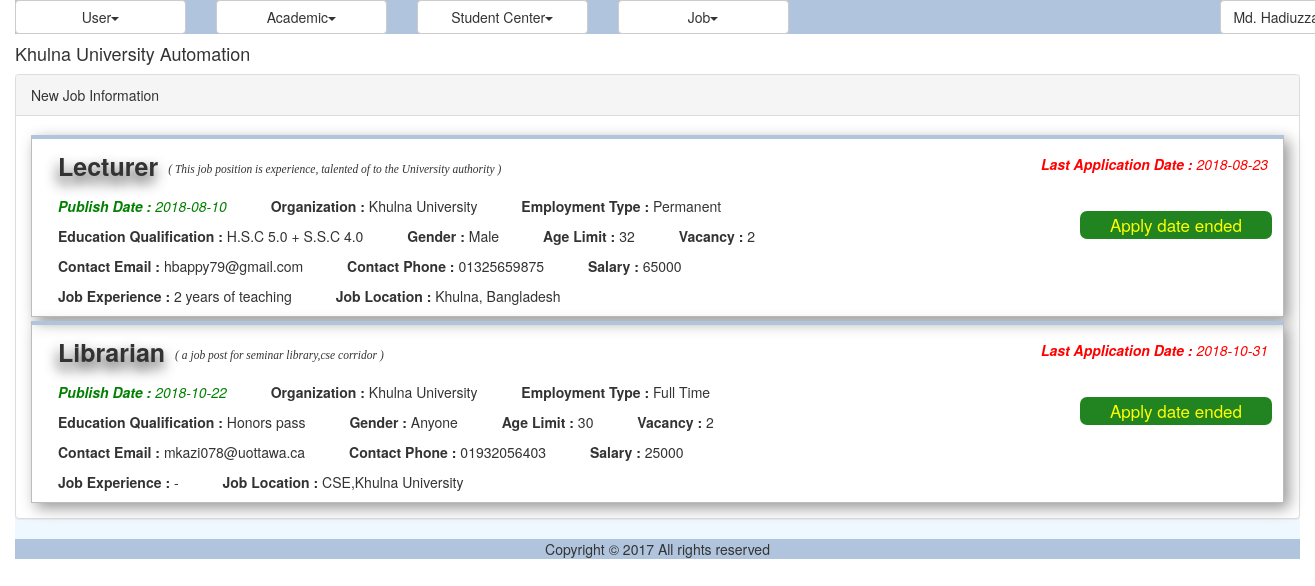
/web/src/DigitalUniversity/job_list.php (signed in), run on the app's committed database.
### tables this page shows
CREATE TABLE `jms_job` (
  `ID` int(11) NOT NULL,
  `Title` varchar(100) NOT NULL,
  `Subtitle` varchar(100) NOT NULL,
  `PublishDate` date NOT NULL,
  `Organization` varchar(45) NOT NULL,
  `Qualification` varchar(500) NOT NULL,
  `Gender` varchar(45) NOT NULL,
  `AgeLimit` varchar(45) NOT NULL,
  `EmploymentType` varchar(45) NOT NULL,
  `NumberOfVacancy` int(11) NOT NULL,
  `Email` varchar(45) NOT NULL,
  `ContactNumber` varchar(45) NOT NULL,
  `Salary` varchar(45) DEFAULT NULL,
  `Location` varchar(255) DEFAULT NULL,
  `JobExperience` varchar(45) DEFAULT NULL,
  `LastDateOfApplication` date NOT NULL
);

### web/src/DigitalUniversity/util/class.util.inc (called while the page is built, shortened)
<?php
class ConfigUtil implements I_DBConfig, I_LogConfig, I_LanguageConfig{
	public static $s_instance;
	private $_host;
	private $_username;
	private $_password;
	private $_database;
	public static function getInstance() {
		if(!self::$s_instance) {
			self::$s_instance = new self();
		}
		return self::$s_instance;
	}
	private function readConfig(){
		$this->_ini_array = parse_ini_file(CONFIG.'system.ini');
		$this->_host =	$this->_ini_array['db_host'];
		$this->_username = $this->_ini_array['db_username'];
		$this->_password = $this->_ini_array['db_password'];
		$this->_database = $this->_ini_array['db_database'];
	}
	public function getDBHost(){
		return $this->_host;
	}
	public function getDBUserName(){
		return $this->_username;
	}
	public function getDBPassword(){
		return $this->_password;
	}
	public function getDBName(){
		return $this->_database;
	}
}
class DBUtil implements I_DBUtil {
	private static $s_instance;
	private $_host;
	private $_username;
	private $_password;
	private $_database;
	protected $_connection;
	protected $_result;
	public static function getInstance() {
		if(!self::$s_instance) {
			self::$s_instance = new self();
		}
		return self::$s_instance;
	}
	private function readDBConfig(){
		$_config = ConfigUtil::getInstance();
		$this->_host = $_config->getDBHost();
		$this->_username = $_config->getDBUserName();
		$this->_password = $_config->getDBPassword();
		$this->_database = $_config->getDBName();
	}
	private function setConnection(){
		$this->_connection = new mysqli($this->_host, $this->_username,
			$this->_password, $this->_database);
	}
	public function doQuery($sql) {
		$this->_result = $this->_connection->query($sql) or die(mysqli_error($this->_connection));
		return $this->_result;
	}
	public function getNumRows() {
		$this->_numRows = mysqli_num_rows($this->_result);
		return $this->_numRows;
	}
	public function getAllRows() {
		$rows = array();
		for($x = 0; $x < $this->getNumRows(); $x++) {
			$rows[] = mysqli_fetch_assoc($this->_result);
		}
		return $rows;
	}
}
class LogUtil{
	private static $s_instance;
	public static function getInstance(){
		if(!self::$s_instance) {
			self::$s_instance = new self();
		}
		return self::$s_instance;
	}
}
class LangUtil{
	private static $s_instance;
	public static function getInstance() {
		if(!self::$s_instance) {
			self::$s_instance = new self();
		}
		return self::$s_instance;
	}
}
?>

### web/src/DigitalUniversity/modules/job/ui/blade/view.job_list.blade.inc (called while the page is built, shortened)
<?php
include_once UTILITY.'class.util.inc';
include_once MODULES_JOB.'bao/class.job_list_bao.inc';
$_JobListBAO = new JobListBAO();
?>

### web/src/DigitalUniversity/modules/job/bao/class.job_list_bao.inc (called while the page is built, shortened)
<?php
include_once UTILITY.'class.util.inc';
include_once MODULES_JOB.'dao/class.job_list_dao.inc';
Class JobListBAO{
	private $_JobListDAO;
	public function __construct(){
		$this->_JobListDAO = new JobListDAO();
	}
	public function getAllJobs(){
		$Result = $this->_JobListDAO->getAllJobs();
		return $Result;
	}
}
?>

### web/src/DigitalUniversity/modules/job/dao/class.job_list_dao.inc (called while the page is built, shortened)
<?php
include_once COMMON.'class.common.inc';
include_once UTILITY.'class.util.inc';
include_once COMMON.'class.common.job.inc';
Class JobListDAO{
	private $_DB;
	public function __construct(){
		$this->_DB = DBUtil::getInstance();
	}
	public function getAllJobs(){
		$JobList = array();
		$this->_DB->doQuery("SELECT * FROM jms_job");
		$rows = $this->_DB->getAllRows();
		for($i = 0; $i < sizeof($rows); $i++) {
			$row = $rows[$i];
			$this->_Job = new Job();
		    $this->_Job->setID ( $row['ID']);
		    $this->_Job->setTitle ( $row['Title'] );
		    $this->_Job->setSubtitle ( $row['Subtitle'] );
		    $this->_Job->setPublishDate ( $row['PublishDate'] );
		    $this->_Job->setOrganization( $row['Organization'] );
		    $this->_Job->setQualification( $row['Qualification'] );
		    $this->_Job->setGender( $row['Gender'] );
		    $this->_Job->setAgeLimit ( $row['AgeLimit'] );
		    $this->_Job->setEmploymentType( $row['EmploymentType'] );
		    $this->_Job->setNumberOfVacancy( $row['NumberOfVacancy'] );
		    $this->_Job->setEmail( $row['Email'] );
		    $this->_Job->setContactNumber ( $row['ContactNumber'] );
		    $this->_Job->setSalary( $row['Salary'] );
		    $this->_Job->setLocation( $row['Location'] );
		    $this->_Job->setJobExperience( $row['JobExperience'] );
		    $this->_Job->setLastDateOfApplication( $row['LastDateOfApplication'] );
		    $JobList[]=$this->_Job;
		}
		$Result = new Result();
		$Result->setIsSuccess(1);
		$Result->setResultObject($JobList);
		return $Result;
	}
}
?>

### web/src/DigitalUniversity/common/class.common.inc (called while the page is built, shortened)
<?php
class Result{
    private $_IsSuccess=0;
    private $_ResultObject;
    public function setIsSuccess($IsSuccess){
        $this->_IsSuccess = $IsSuccess;
    }
    public function getIsSuccess(){
        return $this->_IsSuccess;
    }
    public function setResultObject($ResultObject){
        $this->_ResultObject = $ResultObject;
    }
    public function getResultObject(){
        return $this->_ResultObject;
    }
}
?>

### web/src/DigitalUniversity/common/class.common.job.inc (called while the page is built, shortened)
<?php
class Job{
    private $_Title;
    private $_Subtitle;
    private $_PublishDate;
    private $_Organization;
    private $_Qualification;
    private $_Gender;
    private $_AgeLimit;
    private $_EmploymentType;
    private $_NumberOfVacancy;
    private $_Email;
    private $_ContactNumber;
    private $_Salary;
    private $_Location;
    private $_JobExperience;
    private $_LastDateOfApplication;
    public function setTitle( $Title ) {
        $this->_Title = $Title;
    }
    public function getTitle() {
        return $this->_Title;
    }
    public function setSubtitle ( $Subtitle ) {
        $this->_Subtitle = $Subtitle;
    }
    public function getSubtitle () {
        return $this->_Subtitle;
    }
    public function setPublishDate ( $PublishDate ) {
        $this->_PublishDate = $PublishDate;
    }
    public function getPublishDate () {
        return $this->_PublishDate;
    }
    public function setOrganization ( $Organization ) {
        $this->_Organization = $Organization;
    }
    public function getOrganization () {
        return $this->_Organization;
    }
    public function setQualification ( $Qualification ) {
        $this->_Qualification = $Qualification;
    }
    public function getQualification () {
        return $this->_Qualification;
    }
    public function setGender ( $Gender ) {
        $this->_Gender = $Gender;
    }
    public function getGender () {
        return $this->_Gender;
    }
    public function setAgeLimit( $AgeLimit ) {
        $this->_AgeLimit = $AgeLimit;
    }
    public function getAgeLimit() {
        return $this->_AgeLimit;
    }
    public function setEmploymentType ( $EmploymentType ) {
        $this->_EmploymentType = $EmploymentType;
    }
    public function getEmploymentType () {
        return $this->_EmploymentType;
    }
    public function setNumberOfVacancy ( $NumberOfVacancy ) {
        $this->_NumberOfVacancy = $NumberOfVacancy;
    }
    public function getNumberOfVacancy () {
        return $this->_NumberOfVacancy;
    }
    public function setEmail ( $Email ) {
        $this->_Email = $Email;
    }
    public function getEmail () {
        return $this->_Email;
    }
    public function setContactNumber ( $ContactNumber ) {
        $this->_ContactNumber = $ContactNumber;
    }
    public function getContactNumber () {
        return $this->_ContactNumber;
    }
    public function setSalary ( $Salary ) {
        $this->_Salary = $Salary;
    }
    public function getSalary () {
        return $this->_Salary;
    }
    public function setLocation( $Location ) {
        $this->_Location = $Location;
    }
    public function getLocation() {
        return $this->_Location;
    }
    public function setJobExperience ( $JobExperience ) {
        $this->_JobExperience = $JobExperience;
    }
    public function getJobExperience () {
        return $this->_JobExperience;
    }
    public function setLastDateOfApplication ( $LastDateOfApplication ) {
        $this->_LastDateOfApplication = $LastDateOfApplication;
    }
    public function getLastDateOfApplication () {
        return $this->_LastDateOfApplication;
    }
}
?>

### web/src/DigitalUniversity/modules/job/ui/view.job_list.inc (the view)
<?php
include_once 'blade/view.job_list.blade.inc';
include_once COMMON.'class.common.inc';
?>
<div class="panel panel-default">
    <div class="panel-heading">
    	New Job Information
    </div>
    <div class="panel-body">
    	<?php
			$Result = $_JobListBAO->getAllJobs();
			if($Result->getIsSuccess()){
				$JobList = $Result->getResultObject();
				?>
				<?php
				for($i = 0; $i < sizeof($JobList); $i++) {
					$Job = $JobList[$i];
					?>
					<div class="jms_block">
					    <p class="jms_title inline"><?php echo $Job->getTitle(); ?></p>
					    <p class="jms_Subtitle inline">( <?php echo $Job->getSubtitle(); ?> )</p><br>
					    <p class="jms_PublishDate inline"><span>Publish Date : </span><?php echo $Job->getPublishDate(); ?></p>
					    <p class="jms_Organization inline"><span>Organization : </span><?php echo $Job->getOrganization(); ?></p>
					    <p class="jms_EmploymentType inline"><span>Employment Type : </span><?php echo $Job->getEmploymentType()?></p><br>
					    <p class="jms_Qualification inline"><span> Education Qualification : </span><?php echo $Job->getQualification()?></p>
					    <p class="jms_Gender inline"><span>Gender : </span><?php echo $Job->getGender(); ?></p>
					    <p class="jms_AgeLimit inline"><span>Age Limit : </span><?php echo $Job->getAgeLimit(); ?></p>
					    <p class="jms_NumberOfVacancy inline"><span>Vacancy : </span><?php echo $Job->getNumberOfVacancy(); ?></p><br>
					    <p class="jms_Email inline"><span>Contact Email : </span><?php echo $Job->getEmail(); ?></p>
					    <p class="jms_ContactNumber inline"><span>Contact Phone : </span><?php echo $Job->getContactNumber()?></p>
					    <p class="jms_Salary inline"><span>Salary : </span><?php echo $Job->getSalary(); ?></p><br>
					    <p class="jms_JobExperience inline"><span>Job Experience : </span><?php echo $Job->getJobExperience()?></p>
					    <p class="jms_Location inline"><span> Job Location : </span><?php echo $Job->getLocation(); ?></p><br>
					    <p class="jms_LastDateOfApplication inline"><span>Last Application Date : </span><?php echo $Job->getLastDateOfApplication(); ?></p>
					    <?php
					    	if($Job->getLastDateOfApplication()<date("Y-m-d")){
					    ?>
					    	<p class="jms_submit inline" style="color: yellow;" >Apply date ended</p>
					    <?php
						}
						else{
						?>
					    	<a class="jms_submit inline" href="?apply=<?php echo $Job->getID(); ?>">Apply</a>
					     <?php
						}
						?>
					</div>
				<?php
				}
			}
			else{
				echo $Result->getResultObject();
			}
		?>
    </div>
</div>

### web/src/DigitalUniversity/resources/css/jms_job.css (style rules this page uses)
.jms_block { border: 1px solid #BCBCBC; padding-left: 26px; border-top: 4px solid #B0C4DE; box-shadow: 5px 5px 14px #979797; box-sizing: border-box; margin-top: 4px; padding-top: 10px; position: relative; }
.inline { display: inline-block; }
span { font-weight: bold; }
.jms_title { font-size: 25px; font-weight: bold; float: left; text-shadow: -1px 7px 13px; padding-right: 10px; }
.jms_Subtitle { margin-top: 12.5px; font-size: 11.5px; font-style: italic; font-family: Verdana; margin-bottom: 18px; }
.jms_PublishDate { color: green; font-style: italic; }
.jms_Organization { margin-left: 40px; }
.jms_EmploymentType { margin-left: 40px; }
.jms_Gender { margin-left: 40px; }
.jms_AgeLimit { margin-left: 40px; }
.jms_NumberOfVacancy { margin-left: 40px; }
.jms_ContactNumber { margin-left: 40px; }
.jms_Salary { margin-left: 40px; }
.jms_Location { margin-left: 40px; }
.jms_LastDateOfApplication { position: absolute; top: 15px; right: 15px; color: red; font-style: italic; }
.jms_submit { color: white; background: #218421; border: none; padding: 2px 30px; font-size: 17px; border-radius: 7px; position: absolute; top: 72px; right: 11px; transition: 0.5s ease; cursor: pointer; }

### data on the page
jms_job: Title "Lecturer", Subtitle "This job position is experience, talented of to the University authority", PublishDate "2018-08-10", Organization "Khulna University", EmploymentType "Permanent", Qualification "H.S.C 5.0 + S.S.C 4.0", Gender "Male", AgeLimit "32", NumberOfVacancy "2", Email "hbappy79@gmail.com", ContactNumber "01325659875", Salary "65000", JobExperience "2 years of teaching", Location "Khulna, Bangladesh", LastDateOfApplication "2018-08-23", shows "Apply date ended"
jms_job: Title "Librarian", Subtitle "a job post for seminar library,cse corridor", PublishDate "2018-10-22", Organization "Khulna University", EmploymentType "Full Time", Qualification "Honors pass", Gender "Anyone", AgeLimit "30", NumberOfVacancy "2", Email "mkazi078@uottawa.ca", ContactNumber "01932056403", Salary "25000", JobExperience "-", Location "CSE,Khulna University", LastDateOfApplication "2018-10-31", shows "Apply date ended"

### other printed values
$globalMenu[$i]->getTitle() "User Academic Student Center Job"
$CurrentUser->getFullName() "Md.…"
